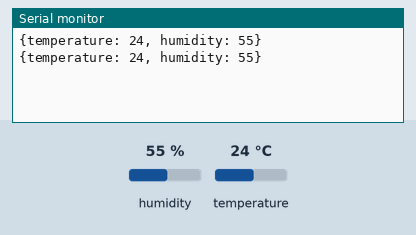
Recording of a sketch running on a simulated Arduino Uno, built with avr-gcc and run on an emulated ATmega328P. Parts: the last lines printed to the serial monitor. Inputs (shaded band) come from the test bench; at power-on: humidity 55 %, temperature 24 °C.

Above: at 4.8 s.
4.9 s: humidity set to 22 %
At 7.3 s:
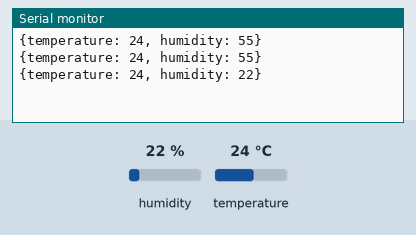
7.9 s: temperature set to 12 °C
At 9.3 s:
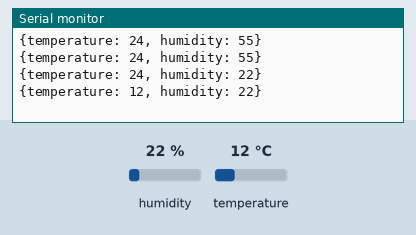
10.9 s: humidity set to 40 %
At 13.1 s:
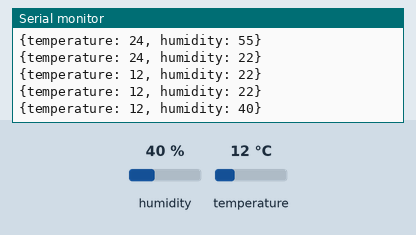
Timing chart, 0 to 14.6 s (numbered marks = the images above; inputs shaded):
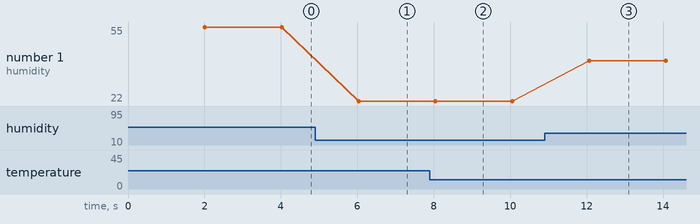

The sketch:

hotbot.ino
```cpp
#include <Arduino.h>
#include <DHT22.h>

#define DHT22_PIN 13

DHT22 myDHT22(DHT22_PIN);

void setup(void)
{
  Serial.begin(9600);
}

void loop(void)
{
  DHT22_ERROR_t errorCode;

  delay(2000);

  errorCode = myDHT22.readData();
  switch(errorCode)
  {
    case DHT_ERROR_NONE:
      int temperature;
      int humidity;
      temperature = myDHT22.getTemperatureC();
      humidity = myDHT22.getHumidity();

      char buf[128];
      sprintf(buf, "{temperature: %i, humidity: %i}", temperature, humidity);
      Serial.println(buf);
      break;
    case DHT_ERROR_CHECKSUM:
      Serial.println("{error: 'check sum error'}");
      break;
    case DHT_BUS_HUNG:
      Serial.println("{error: 'BUS hung'}");
      break;
    case DHT_ERROR_NOT_PRESENT:
      Serial.println("{error: 'not present'}");
      break;
    case DHT_ERROR_ACK_TOO_LONG:
      Serial.println("{error: 'ACK timeout'}");
      break;
    case DHT_ERROR_SYNC_TIMEOUT:
      Serial.println("{error: 'sync timeount'}");
      break;
    case DHT_ERROR_DATA_TIMEOUT:
      Serial.println("{error: 'data timeount'}");
      break;
    case DHT_ERROR_TOOQUICK:
      Serial.println("{error: 'polled too quick'}");
      break;
  }
}
```

Measured:
- after the input at 4.9 s, the serial monitor: prints a new line after 1.1 s (image 1)
- after the input at 7.9 s, the serial monitor: prints a new line after 0.14 s (image 2)
- after the input at 10.9 s, the serial monitor: prints a new line after 1.2 s (image 3)
- plotted number 1: 55 → 22 after the input at 4.9 s, 22 → 40 after the input at 10.9 s
